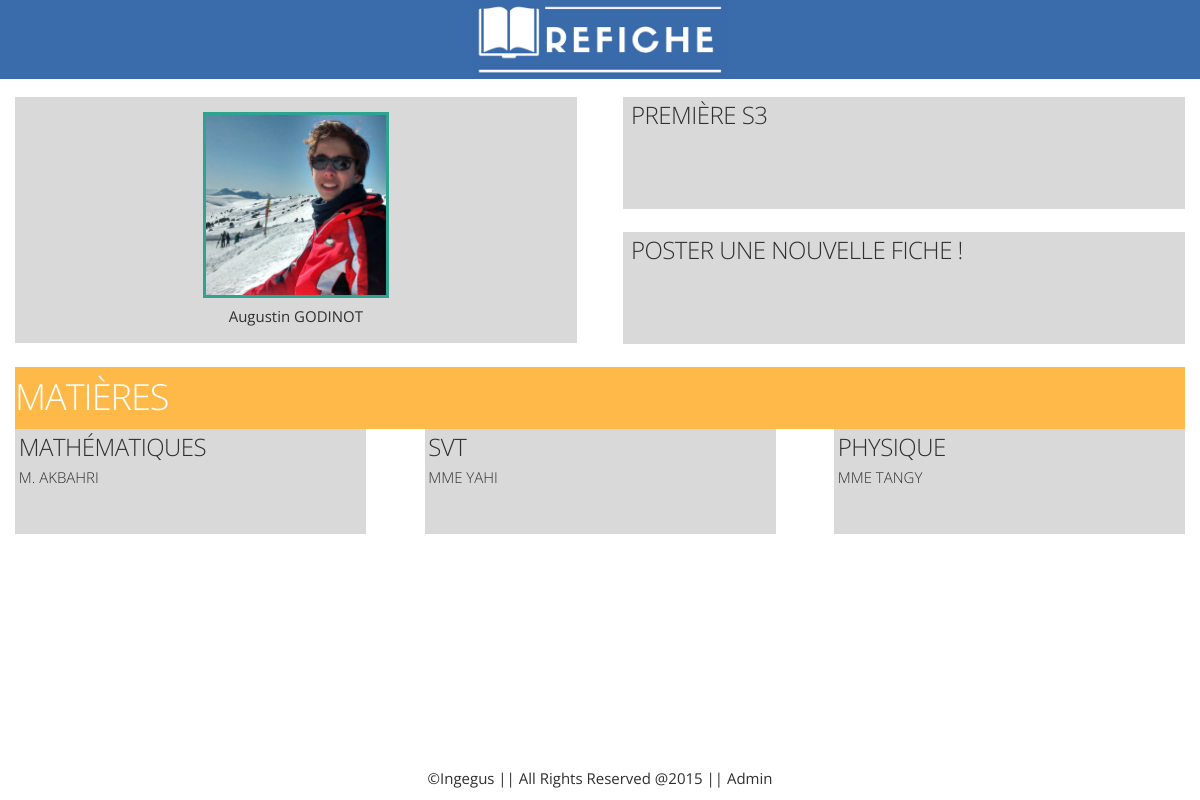
The page /app/home/ (signed in) on the database its author committed.
### app/models.py (models this page shows, shortened)
class Profile(models.Model):
	user = models.OneToOneField(User)  # Link with the original user class that we extend
	classroom = models.ForeignKey('Classroom')  # Link to the user's classroom
	school = models.ForeignKey('School')  # Link to the school of the profile (student or teacher)
	class Meta(object):
		abstract = True

class Student(Profile):
	lessons = models.ManyToManyField(Lesson)
	numberOfSheetsUploaded = models.IntegerField(default=0)

class Classroom(models.Model):
	level = models.ForeignKey('Level')  # Level or degree of the class (ex: 1ere)
	school = models.ForeignKey('School')  # School witch the classroom belongs to
	name = models.CharField(max_length=100)  # Name of the classroom (ex: Première S-3)
	shortName = models.CharField(max_length=8)  # Name of the classroom shortened (ex: 1-S3)
	lessons = models.ManyToManyField(Lesson)

class Lesson(models.Model):
	name = models.CharField(max_length=30)  # The official name of the class
	teacher = models.ForeignKey('Teacher')  # The link to the teacher (one teacher for one class)
	def __str__(self):
		return "{0} ({1})".format(self.name, self.teacher)

class Teacher(models.Model):
	GENDER_CHOICES = (('M.', 'Monsieur'),
					  ('Mme', 'Madame'),
					  ('Mlle', 'Mademoiselle'))
	lastName = models.CharField(max_length=60)  # Last name of the teacher
	firstName = models.CharField(max_length=30, null=True)  # First name of the teacher
	gender = models.CharField(max_length=4, choices=GENDER_CHOICES)
	createdBy = models.ForeignKey(Student)
	def __str__(self):
		return "{0} {1}".format(self.gender, self.lastName)

### app/views.py (the view)
@login_required
def home(request):
	student = getStudent(request.user)
	classroom = student.classroom
	lessons = classroom.lessons.all()
	if request.user.has_perm('registration.add_studentregistrationcode'):
		try:
			code = StudentRegistrationCode.objects.get(classroom=student.classroom).code
		except StudentRegistrationCode.DoesNotExist:
			code = 'NONE'
	return render(request, 'home.html', locals())

### app/functions.py (called while the page is built)
def getStudent(instance):
	from app.models import Student
	user = instance
	try:
		student = Student.objects.get(user=user)
	except Student.DoesNotExist:
		logger = logging.getLogger('users')
		logger.error(user.username+'\'s account is not linked to a profile account! id = '+str(user.id))
		raise Http404("Your user account is not linked to a profile account !")
	return student

### app/templatetags/app_extras.py (called while the page is built)
@register.inclusion_tag('app/newSheet.html')
def getNewSheetForm(request):
	student = getStudent(request.user)
	form = UploadSheetForm(student=student)
	return {'form': form }

### registration/templatetags/registration_extras.py (called while the page is built)
@register.inclusion_tag('registration/newCode.html')
def getStudentRegistrationForm(request):
	form = StudentRegistrationForm()
	return {'form': form }

### app/templates/home.html (shortened to what this page needs)
{% extends "base.html" %}
{% load static app_extras admin_urls %}
{% block content %}
<nav class="container">
    <div class="row">
        <div id="user_infos" class="six columns left-cell full-container-size">
            <div id="user_infos_content">
                <a href="#" class="full-container-size"><img id="user-icon" src="{% static 'img/user_test_img.png' %}" /><br />
                <span>{{ user.first_name }} {{ user.last_name|upper }}</span></a>
            </div>
            {% if request.user.is_staff %}
                    {% load registration_extras %}
            {% endif %}
        </div>
        <div id="left_cell" class="six columns">
            <div class="container">
                <div id="classroom_profile" class="row right-cell"><a href="{% url 'app.views.underConstruction' classroom_name='miew' %}" class="full-container-size"><h5>{{ student.classroom.name }}</h5></a></div>
                <div class="row right-cell" id="new_sheet_div" >
                    <a id="post_new_sheet_link" href="#" class="full-container-size post_new_sheet_link"><h5>Poster une nouvelle fiche !</h5></a>
                </div>
            </div>
        </div>
    </div>
</nav>
{% block in_content %}
<div id="lessons">
    <header>
        <h3>Matières</h3>
    </header>
    <div class="flex-container">
        {% for lesson in classroom.lessons.all %}
        <div class="lesson">
            <a class="full-container-size" href="{% url 'app.views.lessonPage' lesson_name=lesson.name %}">
                <h5>{{ lesson.name }}</h5>
                <p>
                    {{ lesson.teacher.gender }}
                    {{ lesson.teacher.lastName }}
                </p>
            </a>
        </div>
        {% empty %}
            <div class="full-container-size">
                <h5>Vous n'avez pas encore de matière :(</h5>
                <p>Demandez à votre délégué de les créer !</p>
            </div>
        {% endfor %}
    </div>
</div>
{% endblock %}
{% endblock %}

### templates/base.html (shortened to what this page needs)
<!DOCTYPE html>
<html lang="fr">
<head>
    {% load static %}
    <link rel="stylesheet" href="{% static 'css/skeleton.css' %}">
    <link rel="stylesheet" href="{% static 'css/main.css' %}" />
    <link rel="stylesheet" href="{% static 'css/app.css' %}" />
</head>
<body>
<header>
    <a id="header-link" href="{% url "django.contrib.auth.views.login" %}" class="full-container-size">
    {% block header %}
        <img id="logo" class="logo" src="{% static "img/logo_full.png" %}"/>
    {% endblock %}
    </a>
</header>
   <section id="content">
       {% block content %}{% endblock %}
   </section>
<footer>&copy;Ingegus  ||  All Rights Reserved @2015  ||  <a class="" href="/admin">Admin  </a></footer>
</body>
</html>

### static/css/skeleton.css (style rules this page uses)
html { font-family: sans-serif; -ms-text-size-adjust: 100%; -webkit-text-size-adjust: 100%; }
body { margin: 0; }
article, aside, details, figcaption, figure, footer, header, hgroup, main, menu, nav, section, summary { display: block; }
a { background-color: transparent; }
img { border: 0; }
.container { position: relative; width: 100%; padding: 0 20px; margin: 0 auto; box-sizing: border-box; }
.column, .columns { width: 100%; float: left; box-sizing: border-box; }
@media (min-width: 400px) { .container { width: 100%; padding: 0; } }
@media (min-width: 550px) { .container { width: 100%; } }
@media (min-width: 550px) { .column, .columns { margin-left: 4%; } }
@media (min-width: 550px) { .column:first-child, .columns:first-child { margin-left: 0; } }
@media (min-width: 550px) { .six.columns { width: 48%; } }
html { font-size: 62.5%; }
body { font-size: 1.5em; line-height: 1.6; font-weight: 400; font-family: "Open Sans", Helvetica, Verdana, sans-serif; color: #2f2f2f; }
h1, h2, h3, h4, h5, h6 { margin: 0; font-weight: 300; }
h3 { font-size: 3.0rem; line-height: 1.3; letter-spacing: -.1rem; }
h5 { font-size: 1.8rem; line-height: 1.5; letter-spacing: -.05rem; }
@media (min-width: 550px) { h3 { font-size: 3.6rem; } }
@media (min-width: 550px) { h5 { font-size: 2.4rem; } }
p { margin-top: 0; }
a { color: #1EAEDB; }
pre, blockquote, dl, figure, table, p, ul, ol, form { margin-bottom: 2.5rem; }
.container:after, .row:after, .u-cf { content: ""; display: table; clear: both; }

### static/css/main.css (style rules this page uses)
body, html { display: flex; flex-direction: column; height: 100%; background-color: #ffffff; }
header { margin: 0px; flex-shrink: 0; background-color: #3a6baa; }
header .logo { margin-left: auto; margin-right: auto; display: block; width: 17em; }
#header-link { margin: auto; }
#content { flex-grow: 1; flex-shrink: 0; margin: 1em; margin-top: -0.5em; }
#content header { padding-top: 0.5em; padding-bottom: 0.5em; color: white; }
footer { display: block; position: relative; text-align: center; margin-bottom: 0.7em; }
a { text-decoration: none; color: inherit; }
.full-container-size { display: block; box-sizing: border-box; width: 100%; height: 100%; }

### static/css/app.css (style rules this page uses)
#content nav .container { min-height: 15em; }
#content nav .right-cell, #content nav .left-cell { background-color: #D9D9D9; }
#content nav .left-cell { margin-bottom: 1.5em; text-align: center; }
#content nav #user-icon { display: inline; width: 12em; border: 3px solid #2EA490; }
#content nav .right-cell { height: 7.5em; margin-bottom: 1.5em; padding-left: 0.5em; }
#content nav .right-cell a { text-transform: uppercase; }
#content #user_infos_content { margin-bottom: 1em; margin-top: 1em; }
#lessons header { background-color: #FFB948; text-transform: uppercase; }
#lessons a { margin-left: 0.25em; text-transform: uppercase; font-weight: 300; }
#lessons .flex-container { display: flex; flex-direction: row; flex-wrap: wrap; justify-content: space-between; }
#lessons .flex-container .lesson { width: 15em; height: 7em; margin-bottom: 0.7em; background-color: #D9D9D9; text-transform: uppercase; }
@media (min-width: 750px) { #lessons .flex-container .lesson { width: 30%; } }

### rows shown on the page
Student: classroom.name "PREMIÈRE S3"
Lesson: name "MATHÉMATIQUES", teacher.gender "M.", teacher.lastName "AKBAHRI"
Lesson: name "SVT", teacher.gender "MME", teacher.lastName "YAHI"
Lesson: name "PHYSIQUE", teacher.gender "MME", teacher.lastName "TANGY"

### other values the page prints
{{ user.first_name }} "Augustin"
{{ user.last_name|upper }} "GODINOT"
